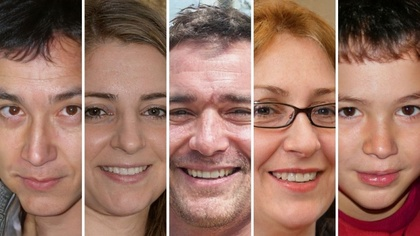
%> input picture P.I. Curso Youtube/PODI_YouTube/rostro1.jpg, 420 x 236 px, shrunk from 1200 x 675 before the run
$ octave FiltradoNoLineal2.m   (GNU Octave 9; MATLAB toolbox functions it lacks are replaced by stand-ins)
%> lines starting %> are read from the running program, lines starting %| are printed output that depends on the picture
clc; clear all; close all;
% Carga de la imagen
a=imread('rostro1.jpg');
%> a is the input picture: size 236x420x3 uint8; mean R, G, B 156.2, 115.9, 101.7

%Extracci髇 de planos
ar = double(a(:,:,1)); %Extraemos el plano rojo y hacesmos casting para tran"transformar" de uint8 a double
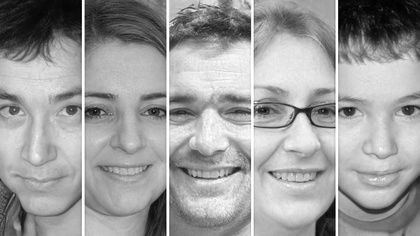
%> ar: size 236x420 double; min 0, max 255, mean 156.2
s = size(a); %Guardamos el tama駉 dela imagen
%> s = [236 420 3]
armediana = ar*0;
%> armediana: size 236x420 double; every value is 0
arout = ar;
h = 5;
arminmax = ar*0;

%Convoluci髇
%kernel = ones(3,3)./9; %Kernel 3x3 de unos funci髇 g conocida
                       %Filtro de promedio o media.

 kernel = [1,1,1;1,0,1;1,1,1]./8;

for i = 2:s(1)-1
    for j = 2:s(2)-1

        ventana = ar(i-1:i+1, j-1:j+1); % Esta es la operaci髇 punto a punto del Kerner
        prod = ventana.*kernel;
        pix = sum(sum(prod));
        arc(i,j) = pix;

    %  Outlier

        if abs(ar(i,j) - pix) > h
            arout(i,j) = pix;
        end
        vector = ventana(:);
        vector = sort(vector); % Ordena los elementos de forma ascendente

    % Max-Min

    dif_sup = vector(9) - ar(i,j);
    dif_inf = vector(1) - ar(i,j);

        if dif_sup > dif_inf
            arminmax(i,j) = vector(9);
        else
            arminmax(i,j) = vector(1);
        end
    end
end
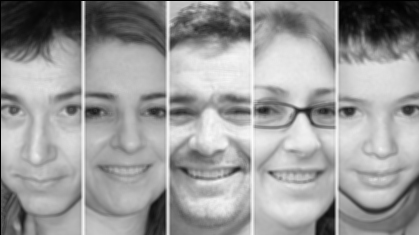
%> arc: size 235x419 double; min 0, max 252.9, mean 155.6
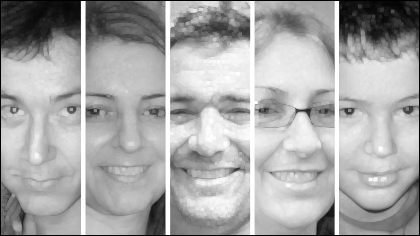
%> arminmax: size 236x420 double; min 0, max 255, mean 167.7
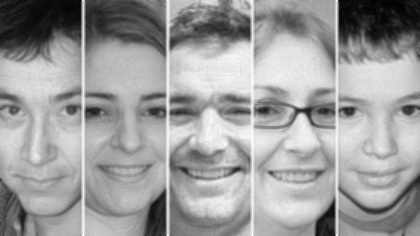
%> arout: size 236x420 double; min 1, max 255, mean 156.3

%Despliegue

figure(1),subplot(1,3,1),imshow(uint8(ar)), title('Imagen Original')
figure(1),subplot(1,3,2),imshow(uint8(arout)), title('Outlier')
figure(1),subplot(1,3,3),imshow(uint8(arminmax)), title('Minmax')

% altasf = ar-arc;
% figure(2), imshow(uint8(altasf))

$ run again, with P.I. Curso Youtube/PODI_YouTube/103_3789.JPG copied over P.I. Curso Youtube/PODI_YouTube/rostro1.jpg
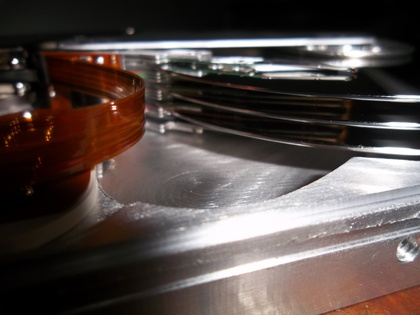
%> input picture P.I. Curso Youtube/PODI_YouTube/103_3789.JPG, 420 x 315 px, shrunk from 4288 x 3216 before the run
%> a is the input picture: size 315x420x3 uint8; mean R, G, B 85.5, 74.8, 71.7
%> armediana: size 315x420 double; every value is 0
%> after the loop `for i = 2:s(1)-1`:
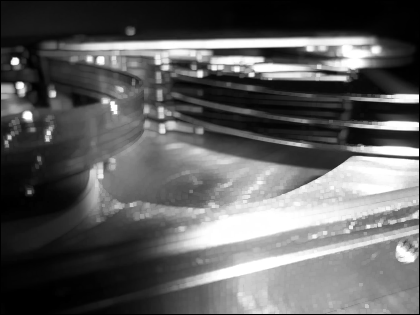
%> arminmax: size 315x420 double; min 0, max 255, mean 95.1
%> after the loop `for i = 2:s(1)-1`:
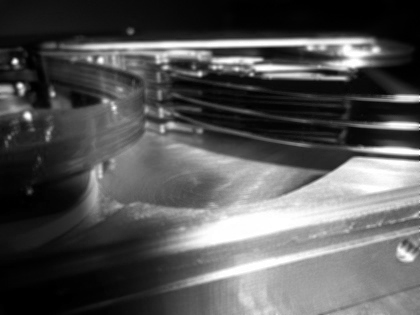
%> arout: size 315x420 double; min 0, max 255, mean 85.5; mean of the top-left, top-right, bottom-left and bottom-right quarters 63.5, 51, 54.2, 172.8
